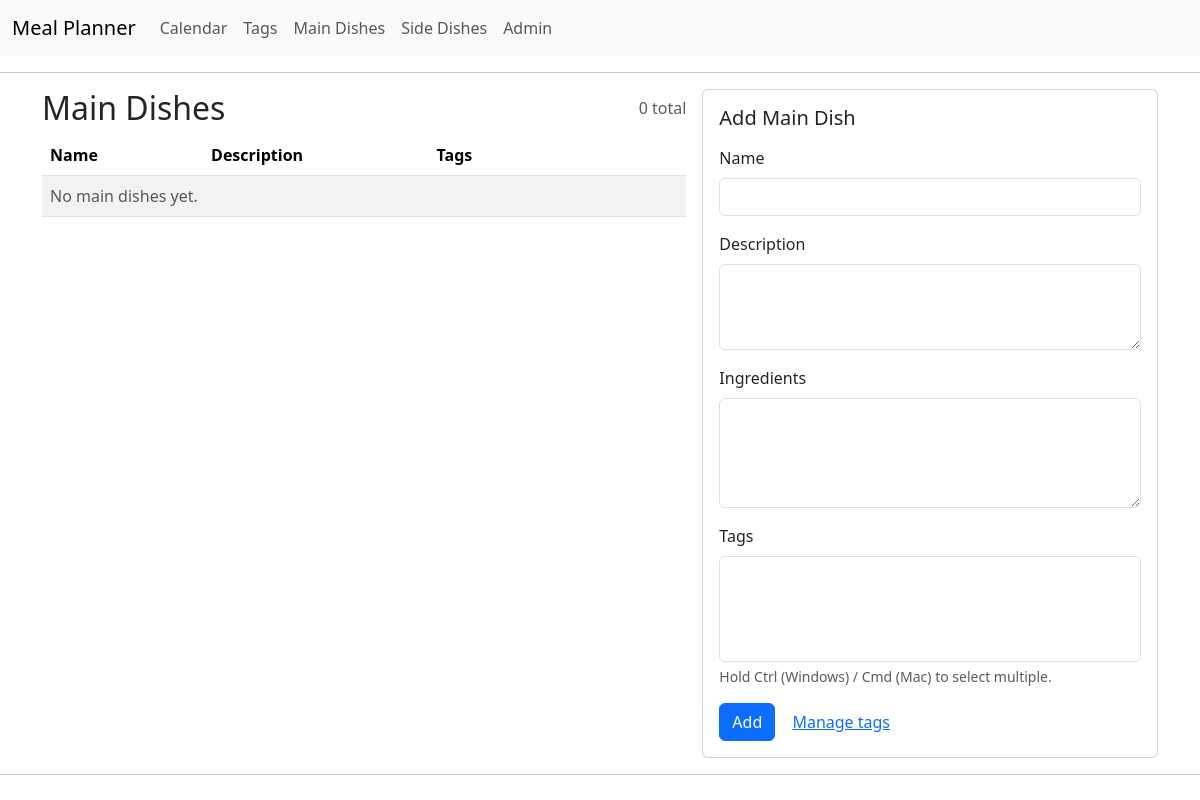
Page /mp/main-dishes/ on the earlier database version.
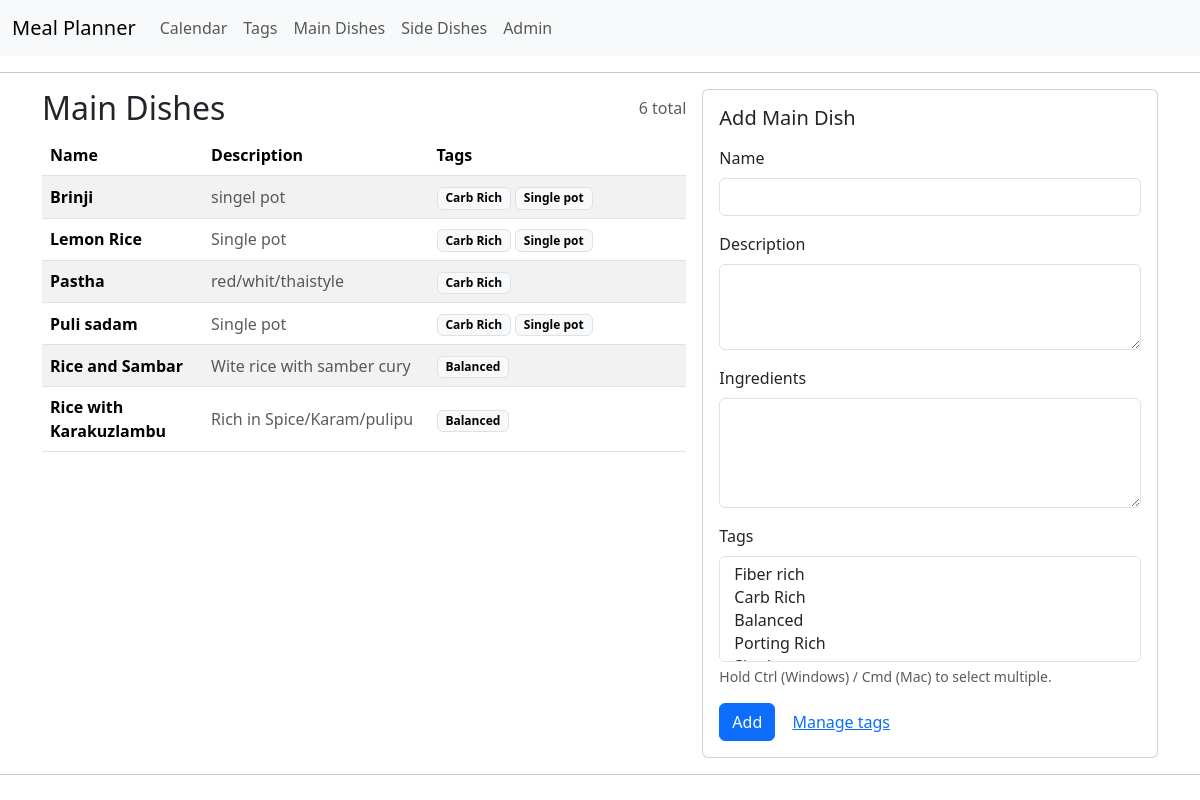
Same page on the later database version.
### meal_planner/models.py (models this page shows, shortened)
class MainDish(models.Model):
    id = models.AutoField(primary_key=True)
    name = models.CharField(max_length=100)
    description = models.TextField()
    ingredients = models.TextField(blank=True)
    tags = models.ManyToManyField(Tag, related_name='main_dishes')

class Tag(models.Model):
    id = models.AutoField(primary_key=True)
    name = models.CharField(max_length=50)
    description = models.TextField()
    def __str__(self):
        return self.name

### meal_planner/views.py (the view)
# urls.py: path('main-dishes/', views.main_dishes_view, name='main_dishes'),
def main_dishes_view(request):
    from .forms import MainDishForm
    from .models import MainDish
    if request.method == "POST":
        form = MainDishForm(request.POST)
        if form.is_valid():
            form.save()
            return redirect("main_dishes")
    else:
        form = MainDishForm()
    dishes = MainDish.objects.prefetch_related("tags").order_by("name")
    return render(
        request,
        "meal_planner/main_dishes.html",
        {
            "dishes": dishes,
            "form": form,
        },
    )

### meal_planner/forms.py
class MainDishForm(forms.ModelForm):
    class Meta:
        model = MainDish
        fields = ["name", "description", "ingredients", "tags"]
        widgets = {
            "name": forms.TextInput(attrs={"class": "form-control"}),
            "description": forms.Textarea(
                attrs={"class": "form-control", "rows": 3}
            ),
            "ingredients": forms.Textarea(
                attrs={"class": "form-control", "rows": 4}
            ),
            "tags": forms.SelectMultiple(attrs={"class": "form-select"}),
        }

### meal_planner/templates/meal_planner/main_dishes.html (shortened to what this page needs)
{% extends 'meal_planner/main.html' %}
{% block content %}
<div class="row g-3">
  <div class="col-12 col-lg-7">
    <div class="d-flex align-items-center justify-content-between mb-2">
      <h2 class="m-0">Main Dishes</h2>
      <span class="text-muted">{{ dishes|length }} total</span>
    </div>
    <div class="table-responsive">
      <table class="table table-striped align-middle">
        <thead>
          <tr>
            <th style="width: 25%">Name</th>
            <th style="width: 35%">Description</th>
            <th>Tags</th>
          </tr>
        </thead>
        <tbody>
          {% for d in dishes %}
            <tr>
              <td class="fw-semibold">{{ d.name }}</td>
              <td class="text-muted">{{ d.description }}</td>
              <td>
                {% for t in d.tags.all %}
                  <span class="badge text-bg-light border">{{ t.name }}</span>
                {% empty %}
                  <span class="text-muted">—</span>
                {% endfor %}
              </td>
            </tr>
          {% empty %}
            <tr>
              <td colspan="3" class="text-muted">No main dishes yet.</td>
            </tr>
          {% endfor %}
        </tbody>
      </table>
    </div>
  </div>
  <div class="col-12 col-lg-5">
    <div class="card">
      <div class="card-body">
        <h5 class="card-title">Add Main Dish</h5>
        <form method="post" class="mt-3">
          <div class="mb-3">
            <label class="form-label">Name</label>
            {{ form.name }}
          </div>
          <div class="mb-3">
            <label class="form-label">Description</label>
            {{ form.description }}
          </div>
          <div class="mb-3">
            <label class="form-label">Ingredients</label>
            {{ form.ingredients }}
          </div>
          <div class="mb-3">
            <label class="form-label">Tags</label>
            {{ form.tags }}
            <div class="form-text">Hold Ctrl (Windows) / Cmd (Mac) to select multiple.</div>
          </div>
          <button class="btn btn-primary" type="submit">Add</button>
          <a class="btn btn-link" href="/mp/tags/">Manage tags</a>
        </form>
      </div>
    </div>
  </div>
</div>
{% endblock %}

### meal_planner/templates/meal_planner/main.html (shortened to what this page needs)
<!doctype html>
<html lang="en">
  <head>
    <link href="https://cdn.jsdelivr.net/npm/bootstrap@5.3.8/dist/css/bootstrap.min.css" rel="stylesheet">
  </head>
  <body>
    {% include 'meal_planner/navbar.html' %}
    <hr>
    <div class="container">
      {% block content %}
      {% endblock %}
    </div>
    <hr>
  </body>
</html>

### meal_planner/templates/meal_planner/navbar.html (shortened to what this page needs)
<nav class="navbar navbar-expand-lg bg-body-tertiary">
  <div class="container-fluid">
    <a class="navbar-brand" href="/mp/">Meal Planner</a>
    <div class="collapse navbar-collapse" id="navbarNavAltMarkup">
      <div class="navbar-nav">
        <a class="nav-link" href="/mp/">Calendar</a>
        <a class="nav-link" href="/mp/tags/">Tags</a>
        <a class="nav-link" href="/mp/main-dishes/">Main Dishes</a>
        <a class="nav-link" href="/mp/side-dishes/">Side Dishes</a>
        <a class="nav-link" href="/admin/">Admin</a>
      </div>
    </div>
  </div>
</nav>

Differences in the rows shown:
added MainDish: name "Brinji", description "singel pot"
added Tag: name "Carb Rich"
added Tag: name "Single pot"
added MainDish: name "Lemon Rice", description "Single pot"
added MainDish: name "Pastha", description "red/whit/thaistyle"
added MainDish: name "Puli sadam", description "Single pot"
added MainDish: name "Rice and Sambar", description "Wite rice with samber cury"
added Tag: name "Balanced"
added MainDish: name "Rice with Karakuzlambu", description "Rich in Spice/Karam/pulipu"
Other differences:
{{ dishes|length }}: "0" → "6"
form field tags: (not shown) → "Fiber rich / Carb Rich / Balanced / Porting Rich"
text no longer shown: "No main dishes yet."
